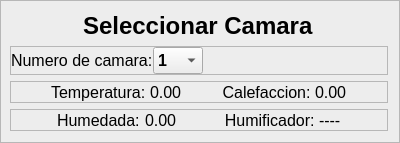
                  <widget class="QFrame" name="frame_16">
                   <property name="styleSheet">
                    <string notr="true">background-color: rgb(237, 237, 237);</string>
                   </property>
                   <property name="frameShape">
                    <enum>QFrame::StyledPanel</enum>
                   </property>
                   <property name="frameShadow">
                    <enum>QFrame::Raised</enum>
                   </property>
                   <layout class="QVBoxLayout" name="verticalLayout_18">
                    <property name="leftMargin">
                     <number>9</number>
                    </property>
                    <item alignment="Qt::AlignHCenter">
                     <widget class="QLabel" name="label_34">
                      <property name="font">
                       <font>
                        <pointsize>18</pointsize>
                        <weight>75</weight>
                        <bold>true</bold>
                       </font>
                      </property>
                      <property name="text">
                       <string>Seleccionar Camara</string>
                      </property>
                     </widget>
                    </item>
                    <item>
                     <widget class="QFrame" name="frame_19">
                      <property name="frameShape">
                       <enum>QFrame::StyledPanel</enum>
                      </property>
                      <property name="frameShadow">
                       <enum>QFrame::Raised</enum>
                      </property>
                      <layout class="QHBoxLayout" name="horizontalLayout_11">
                       <property name="spacing">
                        <number>0</number>
                       </property>
                       <property name="leftMargin">
                        <number>0</number>
                       </property>
                       <property name="topMargin">
                        <number>0</number>
                       </property>
                       <property name="rightMargin">
                        <number>0</number>
                       </property>
                       <property name="bottomMargin">
                        <number>0</number>
                       </property>
                       <item>
                        <widget class="QLabel" name="label_2">
                         <property name="minimumSize">
                          <size>
                           <width>90</width>
                           <height>0</height>
                          </size>
                         </property>
                         <property name="font">
                          <font>
                           <pointsize>12</pointsize>
                          </font>
                         </property>
                         <property name="text">
                          <string>Numero de camara:</string>
                         </property>
                        </widget>
                       </item>
                       <item>
                        <widget class="QComboBox" name="CamaraComboBox">
                         <property name="minimumSize">
                          <size>
                           <width>50</width>
                           <height>0</height>
                          </size>
                         </property>
                         <property name="maximumSize">
                          <size>
                           <width>200</width>
                           <height>16777215</height>
                          </size>
                         </property>
                         <property name="font">
                          <font>
                           <pointsize>12</pointsize>
                           <weight>75</weight>
                           <bold>true</bold>
                          </font>
                         </property>
                         <item>
                          <property name="text">
                           <string>1</string>
                          </property>
                         </item>
                         <item>
                          <property name="text">
                           <string>2</string>
                          </property>
                         </item>
                         <item>
                          <property name="text">
                           <string>3</string>
                          </property>
                         </item>
                         <item>
                          <property name="text">
                           <string>4</string>
                          </property>
                         </item>
                         <item>
                          <property name="text">
                           <string>5</string>
                          </property>
                         </item>
                         <item>
                          <property name="text">
                           <string>6</string>
                          </property>
                         </item>
                         <item>
                          <property name="text">
                           <string>7</string>
                          </property>
                         </item>
                         <item>
                          <property name="text">
                           <string>8</string>
                          </property>
                         </item>
                         <item>
                          <property name="text">
                           <string>9</string>
                          </property>
                         </item>
                         <item>
                          <property name="text">
                           <string>10</string>
                          </property>
                         </item>
                         <item>
                          <property name="text">
                           <string>11</string>
                          </property>
                         </item>
                         <item>
                          <property name="text">
                           <string>12</string>
                          </property>
                         </item>
                         <item>
                          <property name="text">
                           <string>13</string>
                          </property>
                         </item>
                         <item>
                          <property name="text">
                           <string>14</string>
                          </property>
                         </item>
                         <item>
                          <property name="text">
                           <string>15</string>
                          </property>
                         </item>
                        </widget>
                       </item>
                       <item>
                        <spacer name="horizontalSpacer_3">
                         <property name="orientation">
                          <enum>Qt::Horizontal</enum>
                         </property>
                         <property name="sizeHint" stdset="0">
                          <size>
                           <width>40</width>
                           <height>20</height>
                          </size>
                         </property>
                        </spacer>
                       </item>
                      </layout>
                     </widget>
                    </item>
                    <item>
                     <widget class="QFrame" name="frame_17">
                      <property name="frameShape">
                       <enum>QFrame::StyledPanel</enum>
                      </property>
                      <property name="frameShadow">
                       <enum>QFrame::Raised</enum>
                      </property>
                      <layout class="QHBoxLayout" name="horizontalLayout_12">
                       <property name="spacing">
                        <number>0</number>
                       </property>
                       <property name="leftMargin">
                        <number>0</number>
                       </property>
                       <property name="topMargin">
                        <number>0</number>
                       </property>
                       <property name="rightMargin">
                        <number>0</number>
                       </property>
                       <property name="bottomMargin">
                        <number>0</number>
                       </property>
                       <item>
                        <spacer name="horizontalSpacer_25">
                         <property name="orientation">
                          <enum>Qt::Horizontal</enum>
                         </property>
                         <property name="sizeHint" stdset="0">
                          <size>
                           <width>40</width>
                           <height>20</height>
                          </size>
                         </property>
                        </spacer>
                       </item>
                       <item alignment="Qt::AlignRight">
                        <widget class="QLabel" name="label_3">
                         <property name="font">
                          <font>
                           <pointsize>12</pointsize>
                          </font>
                         </property>
                         <property name="text">
                          <string>Temperatura: </string>
                         </property>
                        </widget>
                       </item>
                       <item alignment="Qt::AlignHCenter">
                        <widget class="QLabel" name="LabelTemp">
                         <property name="font">
                          <font>
                           <pointsize>12</pointsize>
                          </font>
                         </property>
                         <property name="text">
                          <string>0.00</string>
                         </property>
                        </widget>
                       </item>
                       <item>
                        <spacer name="horizontalSpacer_23">
                         <property name="orientation">
                          <enum>Qt::Horizontal</enum>
                         </property>
                         <property name="sizeHint" stdset="0">
                          <size>
                           <width>40</width>
                           <height>20</height>
                          </size>
                         </property>
                        </spacer>
                       </item>
                       <item alignment="Qt::AlignRight">
                        <widget class="QLabel" name="label_6">
                         <property name="font">
                          <font>
                           <pointsize>12</pointsize>
                          </font>
                         </property>
                         <property name="text">
                          <string>Calefaccion: </string>
                         </property>
                         <property name="alignment">
                          <set>Qt::AlignRight|Qt::AlignTrailing|Qt::AlignVCenter</set>
                         </property>
                        </widget>
                       </item>
                       <item alignment="Qt::AlignHCenter">
                        <widget class="QLabel" name="LabelCale">
                         <property name="font">
                          <font>
                           <pointsize>12</pointsize>
                          </font>
                         </property>
                         <property name="text">
                          <string>0.00</string>
                         </property>
                        </widget>
                       </item>
                       <item>
                        <spacer name="horizontalSpacer_24">
                         <property name="orientation">
                          <enum>Qt::Horizontal</enum>
                         </property>
                         <property name="sizeHint" stdset="0">
                          <size>
                           <width>40</width>
                           <height>20</height>
                          </size>
                         </property>
                        </spacer>
                       </item>
                      </layout>
                     </widget>
                    </item>
                    <item>
                     <widget class="QFrame" name="frame_18">
                      <property name="frameShape">
                       <enum>QFrame::StyledPanel</enum>
                      </property>
                      <property name="frameShadow">
                       <enum>QFrame::Raised</enum>
                      </property>
                      <layout class="QHBoxLayout" name="horizontalLayout_10">
                       <property name="spacing">
                        <number>0</number>
                       </property>
                       <property name="leftMargin">
                        <number>0</number>
                       </property>
                       <property name="topMargin">
                        <number>0</number>
                       </property>
                       <property name="rightMargin">
                        <number>0</number>
                       </property>
                       <property name="bottomMargin">
                        <number>0</number>
                       </property>
                       <item>
                        <spacer name="horizontalSpacer_26">
                         <property name="orientation">
                          <enum>Qt::Horizontal</enum>
                         </property>
                         <property name="sizeHint" stdset="0">
                          <size>
                           <width>40</width>
                           <height>20</height>
                          </size>
                         </property>
                        </spacer>
                       </item>
                       <item alignment="Qt::AlignRight">
                        <widget class="QLabel" name="label_4">
                         <property name="font">
                          <font>
                           <pointsize>12</pointsize>
                          </font>
                         </property>
                         <property name="text">
                          <string>Humedada: </string>
                         </property>
                        </widget>
                       </item>
                       <item alignment="Qt::AlignHCenter">
                        <widget class="QLabel" name="LabelHume">
                         <property name="font">
                          <font>
                           <pointsize>12</pointsize>
                          </font>
                         </property>
                         <property name="text">
                          <string>0.00</string>
                         </property>
                        </widget>
                       </item>
                       <item>
                        <spacer name="horizontalSpacer_21">
                         <property name="orientation">
                          <enum>Qt::Horizontal</enum>
                         </property>
                         <property name="sizeHint" stdset="0">
                          <size>
                           <width>40</width>
                           <height>20</height>
                          </size>
                         </property>
                        </spacer>
                       </item>
                       <item alignment="Qt::AlignRight">
                        <widget class="QLabel" name="label_5">
                         <property name="font">
                          <font>
                           <pointsize>12</pointsize>
                          </font>
                         </property>
                         <property name="layoutDirection">
                          <enum>Qt::LeftToRight</enum>
                         </property>
                         <property name="text">
                          <string>Humificador: </string>
                         </property>
                         <property name="alignment">
                          <set>Qt::AlignRight|Qt::AlignTrailing|Qt::AlignVCenter</set>
                         </property>
                        </widget>
                       </item>
                       <item alignment="Qt::AlignHCenter">
                        <widget class="QLabel" name="LabelVenti">
                         <property name="font">
                          <font>
                           <pointsize>12</pointsize>
                          </font>
                         </property>
                         <property name="text">
                          <string>----</string>
                         </property>
                        </widget>
                       </item>
                       <item>
                        <spacer name="horizontalSpacer_22">
                         <property name="orientation">
                          <enum>Qt::Horizontal</enum>
                         </property>
                         <property name="sizeHint" stdset="0">
                          <size>
                           <width>40</width>
                           <height>20</height>
                          </size>
                         </property>
                        </spacer>
                       </item>
                      </layout>
                     </widget>
                    </item>
                   </layout>
                  </widget>
